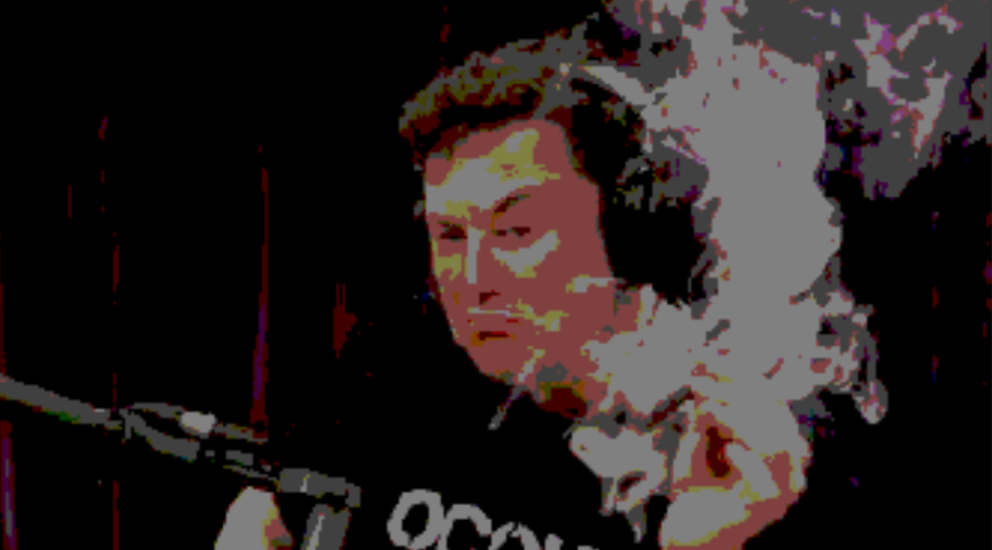
#> input picture module03/ex03/Elon.png, 992 x 550 px
$ python ColorFilter.py
#> lines starting #> are read from the running program, lines starting #| are printed output that depends on the picture
### module03/ex03/ImageProcessor.py
import matplotlib.pyplot as plt
from PIL import Image
import numpy as np


class ImageProcessor:

    def __init__(self):
        pass

    def load(self, path: str):
        """ Returns an array with the RGB values of the image pixels."""
#> called with path = 'Elon.png'

        if not isinstance(path, str):
            raise ValueError(f"Invalid argument type expected str got={type(path)}")
        im = Image.open(path)
#> im is the input picture: PIL image 992x550 RGBA; mean R, G, B, A 41.7, 34.1, 33.2, 255
        width, height = im.size  # get the dimensions of the image.
#> width = 992; height = 550
        pixels_array = np.array(im)  # Make a Numpy array
        print("Loading image of dimensions {} x {}".format(width, height))
#| Loading image of dimensions 992 x 550
        return pixels_array

    def display(self, array):
        """ Takes a NumPy array as an argument and displays the corresponding RGB image. """
        a11 = array.reshape(array.shape)
        plt.imshow(a11)
        # plt.colorbar() # This would show up a color bar on the right hand side of the image
        plt.show()


# [4 lines that do not run on import are left out]
    # print(arr)

### module03/ex03/ColorFilter.py
# from module03.ex01.ImageProcessor import ImageProcessor
from ImageProcessor import ImageProcessor
import numpy as np


class ColorFilter:
    """ This is the class representation of ColorFilter class. """

    def __init__(self):
        pass

    # [57 lines left out: functions invert, to_blue, to_green, to_red, to_celluloid, not called in this run]

    @staticmethod
    def to_grayscale(array, _filter):
        """Takes a NumPy array of an image as an argument and returns an array in grayscale."""
#> called with _filter = 'w'

        if _filter == "m" or _filter == "mean":
            array[:, :, 0:3] = np.sum(array[:, :, 0:3] / 3, axis=2, keepdims=True).astype(array.dtype)
            return array
        elif _filter == "weighted" or _filter == "w":
            # 0.299 * R_channel + 0.587 * G_channel + 0.114 * B_channel.
            array[:, :, 0:3] = np.sum([array[:, :, 0:1] * 0.299, 0.587 * array[:, :, 1:2], 0.114 * array[:, :, 2:3]],
                                      axis=0)
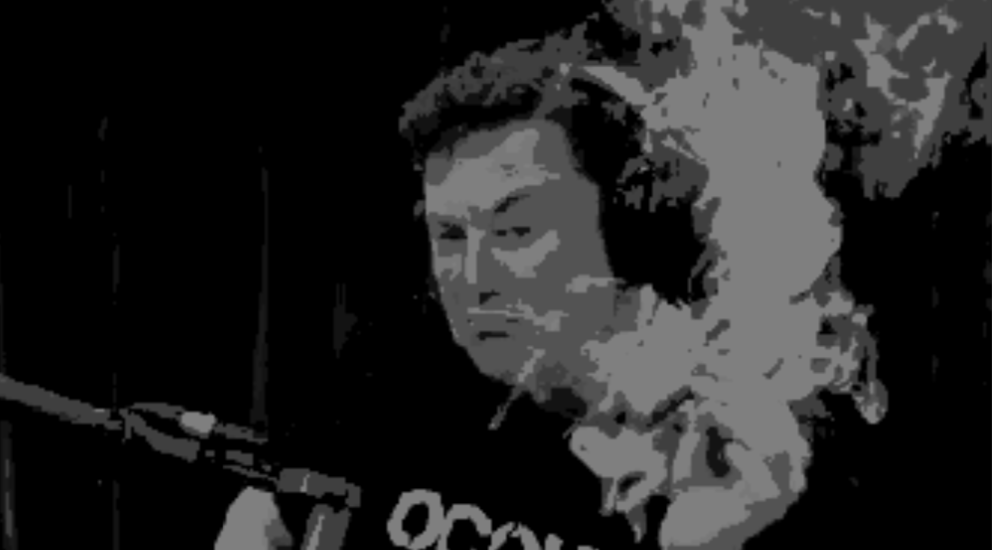
#> array: shape (550, 992, 4); mean R, G, B, A 36, 36, 36, 255
            return array


if __name__ == '__main__':
    imp = ImageProcessor()
    arr = imp.load("Elon.png")
    cf = ColorFilter()

    arr = cf.to_grayscale(arr, "w")
    imp.display(arr)
